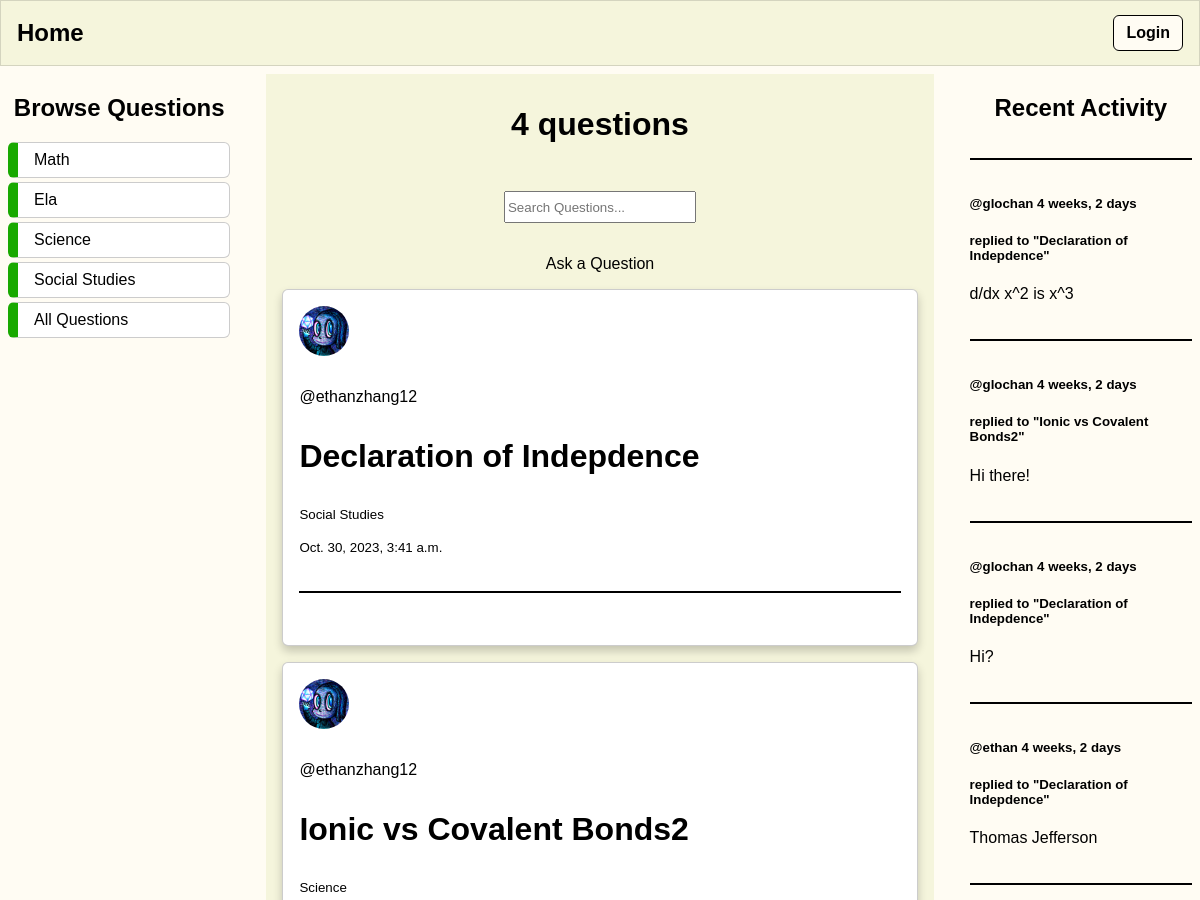
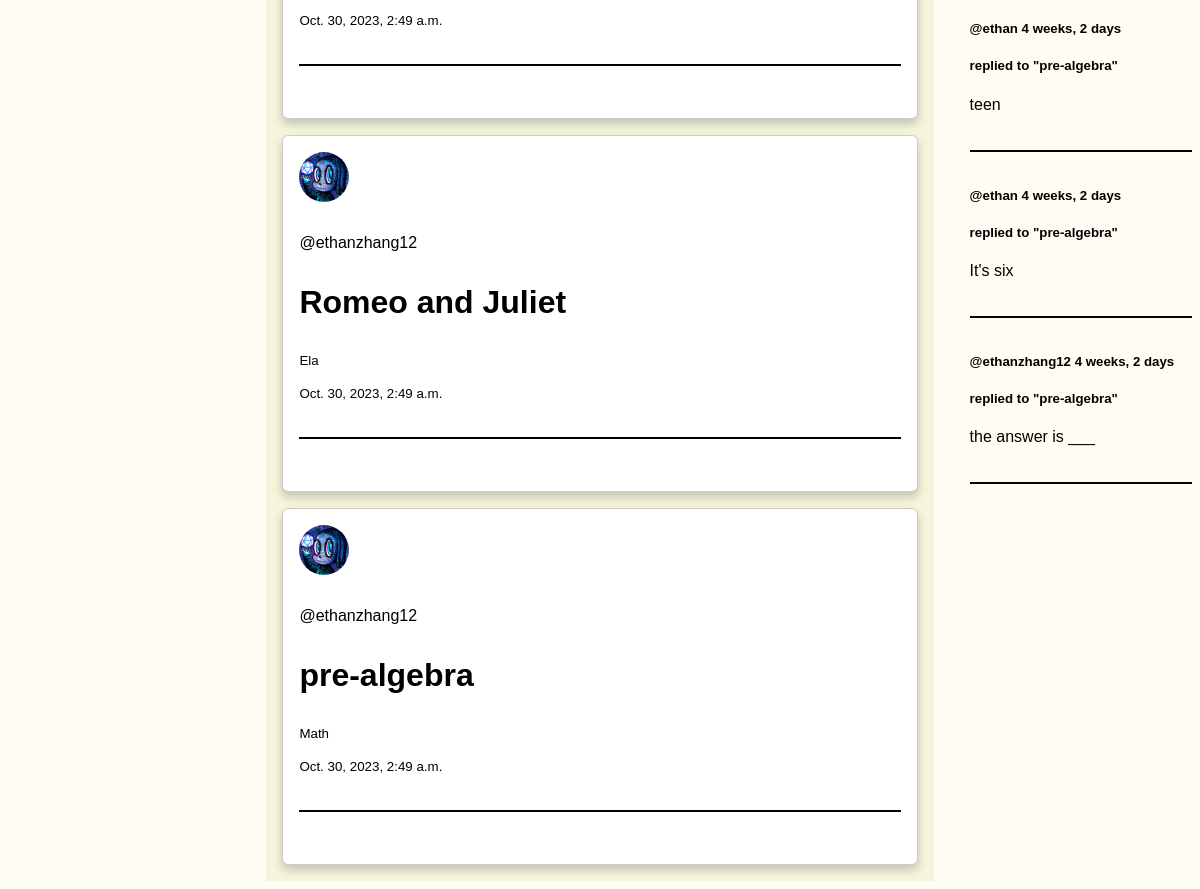
The page /question-list/ on the database its author committed (2 pictures, top to bottom).
### questions/models.py (models this page shows, shortened)
class Question(models.Model):
    class Subject(models.TextChoices):
        MATH = 'Math'
        SCIENCE = 'Science'
        SOCIAL_STUDIES = 'Social Studies'
        ELA = 'Ela'
    author = models.ForeignKey(User, on_delete=models.SET_NULL, null=True)
    title = models.CharField(max_length=200)
    subject = models.CharField(max_length=20, choices = Subject.choices, null=False, blank=False )
    description = models.TextField(null=True, blank=True)
    participants = models.ManyToManyField(User, related_name='participants', blank=True)
    updated = models.DateTimeField(auto_now=True)
    image = models.ImageField(default='default.jpg', upload_to='question_images', blank=True, null=True)
    created = models.DateTimeField(auto_now_add=True)
    def __str__(self):
        return self.title

class Profile(models.Model):
    user = models.OneToOneField(User, on_delete=models.CASCADE)
    image = models.ImageField(default='default.jpg', upload_to='profile_pics')

class Response(models.Model):
    user = models.ForeignKey(User, on_delete=models.SET_NULL, null=True)
    question = models.ForeignKey(Question, on_delete=models.CASCADE)
    body = models.TextField()
    created = models.DateTimeField(auto_now_add=True)
    class Meta:
        ordering = ['-created']
    def __str__(self):
        return self.body[0:30]

### questions/views.py (the view)
# urls.py: path('question-list/', listQuestions, name='list-questions'),
def listQuestions(request):
    q = request.GET.get('q') if request.GET.get('q') != None else ''
    questions = Question.objects.filter(
        Q(subject__icontains = q) |
        Q(title__icontains = q) |
        Q(description__icontains = q)
        ).order_by('-created')
    count = Question.objects.count()
    responses = Response.objects.filter(Q(question__subject__icontains = q))
    context = {
        'questions': questions,
        'questions_count': count,
        'responses': responses
    }
    return render(request, 'questions/questions_list.html', context)

### questions/templates/questions/questions_list.html (shortened to what this page needs)
{% extends 'main.html' %}
{% block content %}
<div class="home-container">
    <div class="media-body">
        <h2>Browse Questions</h2>
        <div class="browse">
            <a href="{% url 'questions:list-questions' %}?q=Math">Math</a>
            <a href="{% url 'questions:list-questions' %}?q=Ela">Ela</a>
            <a href="{% url 'questions:list-questions' %}?q=Science">Science</a>
            <a href="{% url 'questions:list-questions' %}?q=Social Studies">Social Studies</a>
            <a href="{% url 'questions:list-questions' %}">All Questions</a>
        </div>
    </div>
    <div>
        <div class="home-header">
            <h3>{{questions_count}} questions</h3>
            <form method="GET" action="">
                <center><input type="text" name="q" placeholder="Search Questions..."></center>
            </form>
            <a class="btn btn-outline-info mb-4" href="{% url 'questions:create-question' %}">Ask a Question</a></center>
        </div>
        {% include 'questions/feed_component.html' %}
    </div>
    <div>
        {% include 'questions/activity_component.html' %}
    </div>
</div>
{% endblock content %}

### questions/templates/questions/feed_component.html (shortened to what this page needs)
{% for question in questions %}
    <article class="media content-section">
            <div class = "media-body">
                <img class="account-img" style="border-radius: 50%; width: 50px; height: 50px;" src = "{{ question.author.profile.image.url }}">
                <p><a href="{% url 'questions:profile' question.author.id %}">@{{question.author.username}}</a></p>
                <h3><a href="{% url 'questions:question' question.id %}">{{ question.title }}</a></h3>
                <small>{{question.subject}}</small><br><br>
                <small>{{ question.created }}</small>
                <hr>
            </div>
    </article>
{% endfor %}

### questions/templates/questions/activity_component.html
<h2>Recent Activity</h2>
<hr>
{% for message in responses %}
    <div class="media-body">
        <h5><a href="{% url 'questions:profile' message.user.id %}">@{{ message.user }}</a> {{ message.created|timesince }}</h5>
        <h5>replied to <a href="{% url 'questions:question' message.question.id %}">"{{ message.question }}"</a></h5>
        <p>{{ message }}</p>
        <hr>
    </div>
{% endfor %}

### static/styles/main.css (style rules this page uses)
h3 { font-size: 2rem; }
input { min-width: 12rem; margin: 1rem 0; }
a { color: #71c6dd; text-decoration: None; }
.account-img { height: 125px; width: 125px; margin-right: 20px; margin-bottom: 16px; border-radius: 50%; }
:root { --primary: #fffcf3; --secondary: #fff; --font-color: #000; --accent: #f5f5dc; }
body { color: var(--font-color); font-family: sans-serif; background: var(--primary); margin: 0; }
.home-container, .profile-container { display: grid; grid-template-columns: 1fr 3fr 1fr; gap: 2.25rem; }
.home-container > div:nth-child(2), .profile-container > div:nth-child(2) { padding: 0 1rem; background-color: var(--accent); }
.home-container > div:nth-child(2) > article, .profile-container > div:nth-child(2) > article { padding: 1rem; margin: 1rem 0; border-radius: 6px; border: 1px solid rgba(0, 0, 0, 0.2); box-shadow: 0 5px 10px #0003; background-color: var(--secondary); }
.home-header { display: flex; flex-direction: column; align-items: center; }
h1, h2 { text-align: center; }
input[type="text"], input[type="password"] { min-height: 2rem; min-width: 12rem; }
article { padding: 1rem 0; margin: 1rem; background-color: var(--accent); }
hr { height: 2px; margin: 2.25rem 0; border: none; background-color: var(--font-color); }
a { color: var(--font-color); text-decoration: none; }
.browse a { display: block; padding: 0.5rem 1rem; margin: 0.25rem 0; border: 1px solid rgba(0, 0, 0, 0.2); border-radius: 6px; background-color: var(--secondary); border-left: 10px solid #19a900; }

### rows shown on the page
Question: author.profile.image (picture), author.username "ethanzhang12", title "Declaration of Indepdence", subject "Social Studies", created "Oct. 30, 2023, 3:41 a.m."
Question: author.profile.image (picture), author.username "ethanzhang12", title "Ionic vs Covalent Bonds2", subject "Science", created "Oct. 30, 2023, 2:49 a.m."
Question: author.profile.image (picture), author.username "ethanzhang12", title "Romeo and Juliet", subject "Ela", created "Oct. 30, 2023, 2:49 a.m."
Question: author.profile.image (picture), author.username "ethanzhang12", title "pre-algebra", subject "Math", created "Oct. 30, 2023, 2:49 a.m."
Response: user "glochan", created "4 weeks, 2 days", question "Declaration of Indepdence", body "d/dx x^2 is x^3"
Response: user "glochan", created "4 weeks, 2 days", question "Ionic vs Covalent Bonds2", body "Hi there!"
Response: user "glochan", created "4 weeks, 2 days", question "Declaration of Indepdence", body "Hi?"
Response: user "ethan", created "4 weeks, 2 days", question "Declaration of Indepdence", body "Thomas Jefferson"
Response: user "ethan", created "4 weeks, 2 days", question "pre-algebra", body "teen"
Response: user "ethan", created "4 weeks, 2 days", question "pre-algebra", body "It's six"
Response: user "ethanzhang12", created "4 weeks, 2 days", question "pre-algebra", body "the answer is ___"

### other values the page prints
{{ questions_count }} "4"
